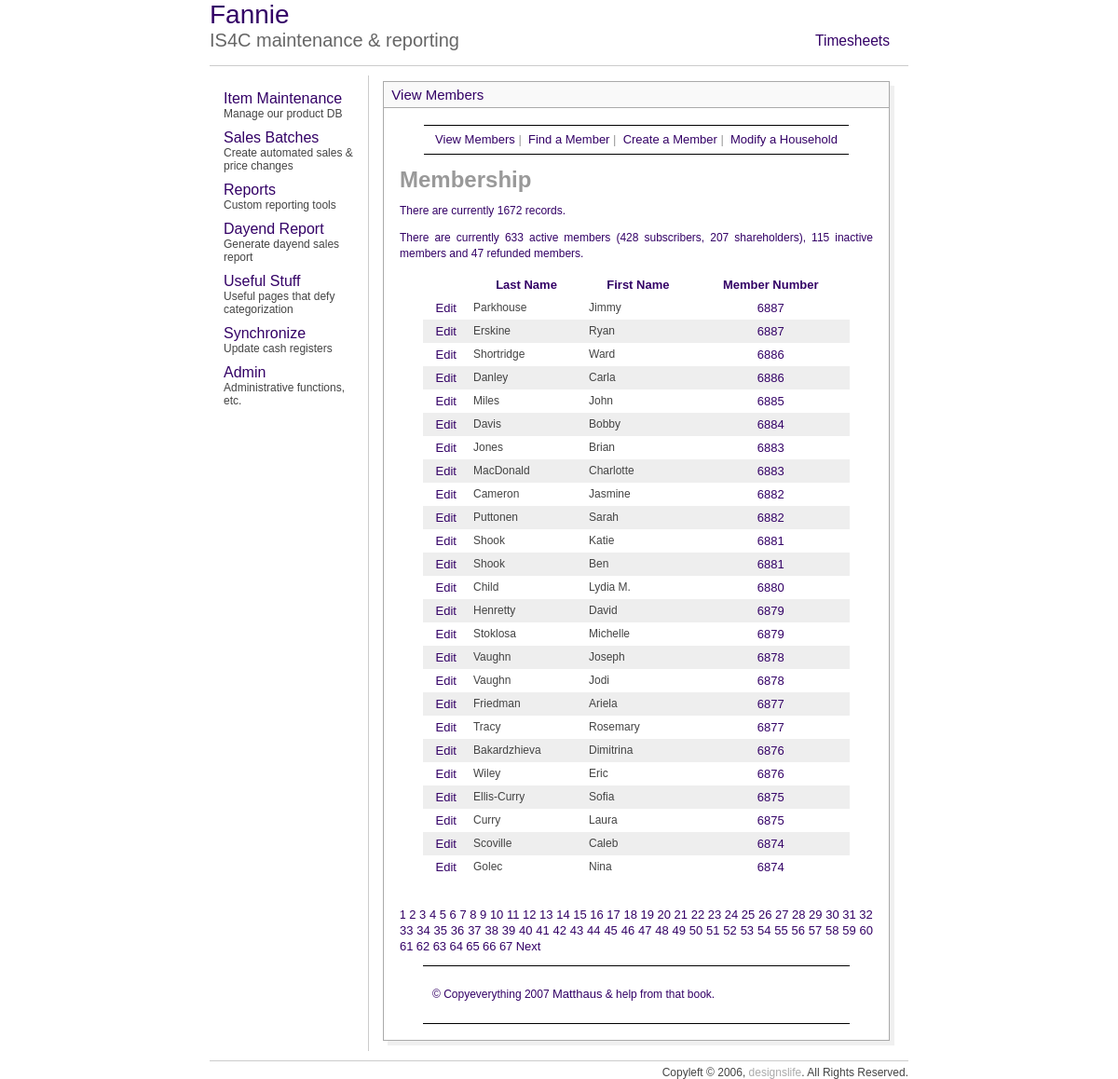
/mem/view_members.php, run on the app's committed database.
### tables this page shows
CREATE TABLE `custdata` (
  `CardNo` int(8) default NULL,
  `personNum` tinyint(4) NOT NULL default '1',
  `LastName` varchar(30) default NULL,
  `FirstName` varchar(30) default NULL,
  `CashBack` double NOT NULL default '60',
  `Balance` double NOT NULL default '0',
  `Discount` smallint(6) default NULL,
  `MemDiscountLimit` double NOT NULL default '0',
  `ChargeOk` tinyint(4) NOT NULL default '1',
  `WriteChecks` tinyint(4) NOT NULL default '1',
  `StoreCoupons` tinyint(4) NOT NULL default '1',
  `Type` varchar(10) NOT NULL default 'pc',
  `memType` tinyint(4) default NULL,
  `staff` tinyint(4) NOT NULL default '0',
  `SSI` double NOT NULL default '0',
  `Purchases` double NOT NULL default '0',
  `NumberOfChecks` smallint(6) NOT NULL default '0',
  `memCoupons` int(11) NOT NULL default '1',
  `blueLine` varchar(50) default NULL,
  `Shown` tinyint(4) NOT NULL default '1',
  `id` int(11) NOT NULL auto_increment,
  `modified` datetime NOT NULL,
  `phone` bigint(10) unsigned zerofill default NULL,
  `CouponOK` tinyint(1) default '0',
  PRIMARY KEY  (`id`),
  KEY `LastName` (`LastName`),
  KEY `CardNo_2` (`CardNo`,`memType`,`staff`,`id`,`personNum`)
);

### mem/view_members.php (the view, shortened to what this page needs)
<?php
echo'<h1 id="mainhead">Membership</h1>';
require_once ('../includes/mysqli_connect.php');
mysqli_select_db($db_slave, 'is4c_op');
$display = 25;
$query = "SELECT COUNT(id) FROM custdata ORDER BY cardno ASC";
$result = mysqli_query($db_slave, $query);
$row = mysqli_fetch_array($result, MYSQLI_NUM);
$num_records = $row[0];
$activeQ = "SELECT * FROM custdata WHERE memType in (1,2) AND cardno <> 3000 GROUP BY cardno";
$subscribersQ = "SELECT * FROM custdata WHERE memType = 2 AND cardno <> 3000 GROUP BY cardno";
$shareholdersQ = "SELECT * FROM custdata WHERE memType = 1 AND cardno <> 3000 GROUP BY cardno";
$inactiveQ = "SELECT * FROM custdata WHERE memType = 5 AND cardno <> 3000 GROUP BY cardno";
$refundQ = "SELECT * FROM custdata WHERE memType = 4 AND cardno <> 3000 GROUP BY cardno";
$activeR = mysqli_query($db_slave, $activeQ);
$inactiveR = mysqli_query($db_slave, $inactiveQ);
$refundR = mysqli_query($db_slave, $refundQ);
$subscribersR = mysqli_query($db_slave, $subscribersQ);
$shareholdersR = mysqli_query($db_slave, $shareholdersQ);
$subscribers = mysqli_num_rows($subscribersR);
$shareholders = mysqli_num_rows($shareholdersR);
$active = mysqli_num_rows($activeR);
$inactive = mysqli_num_rows($inactiveR);
$refund = mysqli_num_rows($refundR);
if (isset($_GET['np'])) {
	$num_pages = $_GET['np'];
} else {
	if ($num_records > $display) {
		$num_pages = ceil ($num_records/$display);
	} else {
		$num_pages = 1;
	}
}
if (isset($_GET['s'])) {
	$start = $_GET['s'];
} else {
	$start = 0;
}
$link1 = "{$_SERVER['PHP_SELF']}?sort=lna";
$link2 = "{$_SERVER['PHP_SELF']}?sort=fna";
$link3 = "{$_SERVER['PHP_SELF']}?sort=cna";
if (isset($_GET['sort'])) {
	switch ($_GET['sort']) {
		case 'lna':
		$order_by = 'LastName ASC';
		$link1 = "{$_SERVER['PHP_SELF']}?sort=lnd";
		break;
		case 'lnd':
		$order_by = 'LastName DESC';
		$link1 = "{$_SERVER['PHP_SELF']}?sort=lna";
		break;
		case 'fna':
		$order_by = 'FirstName ASC';
		$link2 = "{$_SERVER['PHP_SELF']}?sort=fnd";
		break;
		case 'fnd':
		$order_by = 'FirstName DESC';
		$link2 = "{$_SERVER['PHP_SELF']}?sort=fna";
		break;
		case 'cna':
		$order_by = 'CardNo ASC';
		$link3 = "{$_SERVER['PHP_SELF']}?sort=drd";
		break;
		case 'cnd':
		$order_by = 'CardNo DESC';
		$link3 = "{$_SERVER['PHP_SELF']}?sort=dra";
		break;
		default:
		$order_by = 'CardNo DESC';
		break;
	}
	$sort = $_GET['sort'];
} else {
	$order_by = 'CardNo DESC';
	$sort = 'cnd';
}
$query = "SELECT LastName, FirstName, CardNo, id FROM custdata WHERE CardNo != 9999 AND CardNo != 99999 ORDER BY $order_by LIMIT $start, $display";
$result = mysqli_query($db_slave, $query);
echo "<p>There are currently $num_records records.</p>\n";
echo "<p>There are currently $active active members ($subscribers subscribers, $shareholders shareholders), $inactive inactive members and $refund refunded members.</p>\n";
echo '<table align="center" width="90%" cellspacing="0" cellpadding="5">
<tr>
<td align="center"><b></b></td>
<td align="center"><b><a href="' . $link1 . '&s=' . $start . '&np=' . $num_pages . '">Last Name</a></b></td>
<td align="center"><b><a href="' . $link2 . '&s=' . $start . '&np=' . $num_pages . '">First Name</a></b></td>
<td align="center"><b><a href="' . $link3 . '&s=' . $start . '&np=' . $num_pages . '">Member Number</a></b></td>
</tr>';
$bg = '#eeeeee';
while ($row = mysqli_fetch_array ($result, MYSQLI_ASSOC)) {
	$bg = ($bg=='#eeeeee' ? '#ffffff' : '#eeeeee');
	echo '<tr bgcolor="' . $bg . '">
	<td align="center"><a href="edit_member.php?id=' . $row['id'] . '">Edit</a></td>
	<td align="left">' . $row['LastName'] . '</td>
	<td align="left">' . $row['FirstName'] . '</td>
	<td align="center"><a href="modify_household.php?cardno=' . $row['CardNo'] . '">' . $row['CardNo'] . ' </a></td>
	</tr>';
}
echo '</table>';
if ($num_pages > 1) {
	echo '<br /><p>';
	$current_page = ($start/$display) + 1;
	for ($i = 1; $i <= $num_pages; $i++) {
		if ($i != $current_page) {
		echo '<a href="view_members.php?s=' . ($display * ($i - 1)) . '&np=' . $num_pages . '&sort=' . $sort . '">' . $i . '</a> ';
		} else {
			echo $i . ' ';
		}
	}
	if ($current_page != $num_pages) {
		echo '<a href="view_members.php?s=' . ($start + $display) . '&np=' . $num_pages . '&sort=' . $sort . '">Next</a> ';
	}
	echo '</p>';
}
?>

### includes/style.css (style rules this page uses)
p { font: "Arial,Lucida"; color:330066; font-size: 1em; line-height: 1.4em; }
body { font-family:arial; font-size:12px; cursor:default; color:AAAAAA; }
td { font-family:arial; font-size:12px; cursor:default; color:444444; }
a { color:330066; text-decoration:none; font-size:13px }

### mem/includes/layout.css (style rules this page uses)
body { font: 12px "Lucida Sans Unicode", Verdana, sans-serif; color: #333333; background: #FFF; margin: 0; padding: 0; }
#wrapper { margin: 0 auto; }
#content { margin: 0 25px 0 25px; padding: 1px; }
div#navbar1 { height: 30px; width: 100%; border-top: solid #000 1px; border-bottom: solid #000 1px; font-family: Arial, Helvetica, sans-serif; font-size: small; text-align: center; padding: 0px; margin: 0px; white-space: nowrap; line-height: 30px; }
#footer { border-bottom: 1px solid #000; border-top: 1px solid #000; margin: 0 25px 0 25px; padding: 10px; }

### data on the page
custdata: LastName "Parkhouse", FirstName "Jimmy", CardNo "6887"
custdata: LastName "Erskine", FirstName "Ryan", CardNo "6887"
custdata: LastName "Shortridge", FirstName "Ward", CardNo "6886"
custdata: LastName "Danley", FirstName "Carla", CardNo "6886"
custdata: LastName "Miles", FirstName "John", CardNo "6885"
custdata: LastName "Davis", FirstName "Bobby", CardNo "6884"
custdata: LastName "Jones", FirstName "Brian", CardNo "6883"
custdata: LastName "MacDonald", FirstName "Charlotte", CardNo "6883"
custdata: LastName "Cameron", FirstName "Jasmine", CardNo "6882"
custdata: LastName "Puttonen", FirstName "Sarah", CardNo "6882"
custdata: LastName "Shook", FirstName "Katie", CardNo "6881"
custdata: LastName "Shook", FirstName "Ben", CardNo "6881"
custdata: LastName "Child", FirstName "Lydia M.", CardNo "6880"
custdata: LastName "Henretty", FirstName "David", CardNo "6879"
custdata: LastName "Stoklosa", FirstName "Michelle", CardNo "6879"
custdata: LastName "Vaughn", FirstName "Joseph", CardNo "6878"
custdata: LastName "Vaughn", FirstName "Jodi", CardNo "6878"
custdata: LastName "Friedman", FirstName "Ariela", CardNo "6877"
custdata: LastName "Tracy", FirstName "Rosemary", CardNo "6877"
custdata: LastName "Bakardzhieva", FirstName "Dimitrina", CardNo "6876"
custdata: LastName "Wiley", FirstName "Eric", CardNo "6876"
custdata: LastName "Ellis-Curry", FirstName "Sofia", CardNo "6875"
custdata: LastName "Curry", FirstName "Laura", CardNo "6875"
custdata: LastName "Scoville", FirstName "Caleb", CardNo "6874"
custdata: LastName "Golec", FirstName "Nina", CardNo "6874"

### other printed values
$num_records "1672"
$active "633"
$subscribers "428"
$shareholders "207"
$inactive "115"
$refund "47"
